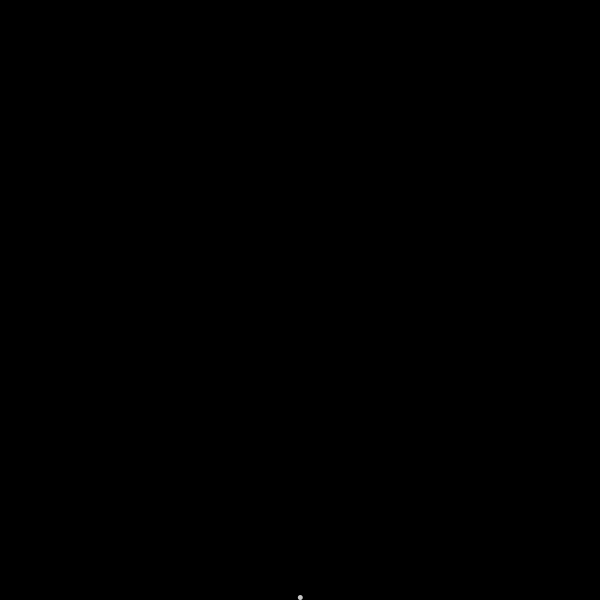
Frame 1 (no input)
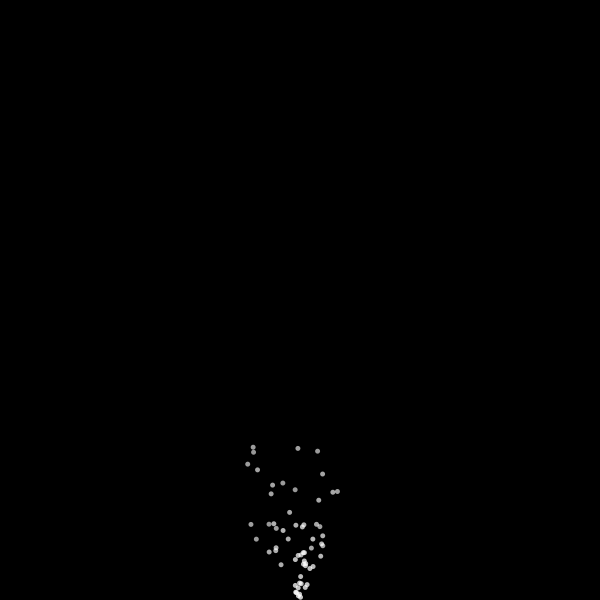
Frame 60 (the mouse pressed at the canvas centre just before this capture)
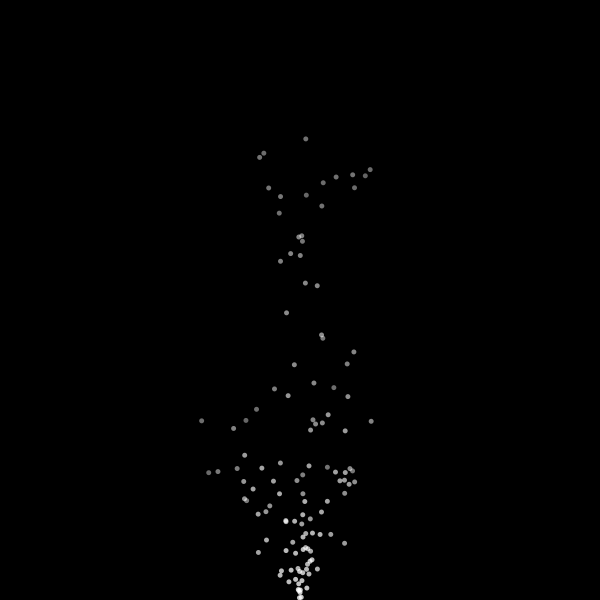
Frame 120 (the mouse held since frame 60 and released just before this capture)

The Processing sketch that drew these frames (run headless with seeded random() and noise(); from frame 60 on, the mouse is pressed at the canvas centre):

// Processing sketch: processing_128317
// ── processing_128317.pde

/**
 This is an example that creates a basic particle system with an
 attractor that follows the mouse.
 
 The general idea is that on every iteration of the draw() function
 we launch a new particle into the air. The particle eventually wear
 and we replace them as needed.
 
 C. Andrews
 2014-01-15
 */


Particle particles[]; // declare the array of Particles

Attractor attractor; // declare the Attractor variable
int numParticles = 0; // this is a variable that holds the number of particles
void setup() {
  size(600, 600);
  // instantiate the Attractor
  attractor = new Attractor();
  // create the array to hold 300 Particles (it is still just room -- no particles yet)
  particles = new Particle[300];
}

/**
 This handles the creation of new particles and updates their positions.
 **/
void draw() {
  background(0);

  // If there is an empty spot in the array, we add a new particle to the system  
  if (numParticles < particles.length) {
    // create the Particle
    Particle p  = new Particle();

    // Give it an initial position 
    p.x = width/2;
    p.y = height; 

    // randomize its velocity and life time
    p.vx = random(-1, 1);
    p.vy = -2 + random(-1, 1);
    p.maxLifeTime += random(-15, 15);

    // add it to the array and update our count of the number of particles
    particles[numParticles] = p;
    numParticles += 1;
  }

  // Set the location of the attractor to the current mouse position
  attractor.x = mouseX;
  attractor.y = mouseY;


  // iterate over all of the particles and update and draw them
  // if they have expired, remove them from the list
  for (int i = 0; i < numParticles; i++) {
    // apply the attraction force to the current particle
    attractor.attract(particles[i]);
    // update the particle's position
    particles[i].update();

    // check if it is still alive
    if (particles[i].lifeTime < particles[i].maxLifeTime) {
      // if it is, paint it
      particles[i].paint();
    }
    else {
      // if it isn't, replace this particle with the last one in the list
      // and reduce the number of particles in the system
      numParticles -= 1;
      particles[i] = particles[numParticles];
    }
  }
}



/**
 This is the Particle class.
 
 The basic functionality is pretty straight forward. Particles have a position, velocity, 
 and in this instance, a lifetime. We have an update fucntion that changes the postion 
 based on the velocity, and a paint function to draw it.
 **/
class Particle {
  float x, y; // position of the particle
  float vx, vy; // velocity of the particle
  int lifeTime; // the age of the particle
  int maxLifeTime; // the age when the particle should be retired


  /**
   This is the constructor. We are just setting the lifetime here.
   **/
  Particle() {
    lifeTime = 0;
    maxLifeTime = 250;
  }

  /**
   Move the particle based on the velocity and increment the age of the particle.
   **/
  void update() {
    x += vx;
    y += vy; 

    lifeTime += 1;
  }

  /**
   Paint the particle. Note that the lifetime is used to determine the alpha 
   for the fill so that this gradually fades away rather than just popping out of
   existence.
   **/
  void paint() {

    noStroke();
    float alpha = (1 - (float)lifeTime / maxLifeTime)* 200;


    fill(255, alpha);
    ellipse(x, y, 5, 5);
  }
}

/**
 This is the Attractor class. It is designed to simulate an attractive force that 
 draws particles in towards it.
 **/
class Attractor {
  float x, y; // the position of the attractor
  float radius; // the radius of influence of the attractor

  /**
   The constructor of the attractor. This is just setting the radius.
   **/
  Attractor() {
    radius = 200;
  }

  /**
   This fucntion does all of the hard work. We pass it a particle and this determines the
   force on it based on the distance from the center of this attractor. 
   
   The formula comes from "Generative Design" by Bohnacker, Gros and Laub. It is designed
   to be a non-linear attractor that increases in strength as the particle gets closer to
   center.
   **/
  void attract(Particle p) {
    float dx = x - p.x;
    float dy = y - p.y;

    float distance = mag(dx, dy);

    if (distance > 0 && distance < radius) {
      float s = distance / radius;
      float f = 1/pow(s, 0.5) - 1;

      f = f/radius;

      // here is where the force is actually applied
      // if you reverse the signs on these, you get a repulser
      p.vx += dx * f;
      p.vy += dy *f;
    }
  }
}
